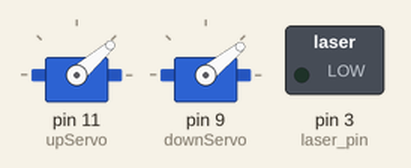
A sketch run on a simulated Arduino Uno, built with avr-gcc and run on an emulated ATmega328P. Shown: 2 × servo, switched loads named in the sketch (green lamp = pin HIGH).

Above: at 0.05 s.
At 2.7 s:
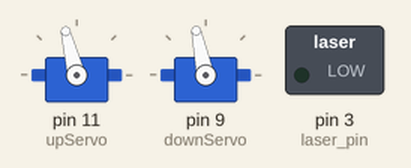
At 5.4 s:
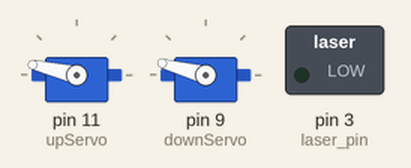
Timing chart, 0 to 7.0 s (numbered marks = the images above):
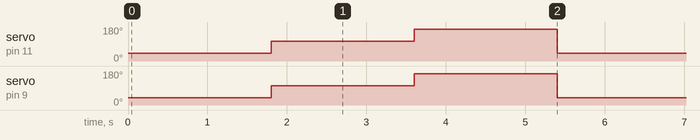

Measured:
- by itself, servo on pin 11 (upServo): repeats every 5.4 s: 167° 1.8 s, 41° 1.8 s, 104° 1.8 s
- by itself, servo on pin 9 (downServo): repeats every 5.4 s: 165° 1.8 s, 39° 1.8 s, 102° 1.8 s

The sketch:

CalibrateLaserGun.ino
```cpp
#include <Servo.h>

Servo upServo;
Servo downServo;

int command = 0;

int switchState = 0;

void setup() {
  Serial.begin(9600);

  upServo.attach(11);
  downServo.attach(9);
  pinMode(3, OUTPUT); // laser pin

}

void loop() {

    for(int i = (3310)/2; i < 2700; i = i+0) {
      upServo.writeMicroseconds(964);
      downServo.writeMicroseconds(950);
      delay(1800);

      upServo.writeMicroseconds(1614);
      downServo.writeMicroseconds(1600);
      delay(1800);

      upServo.writeMicroseconds(2264);
      downServo.writeMicroseconds(2250);
      delay(1800);
    }

}
```
